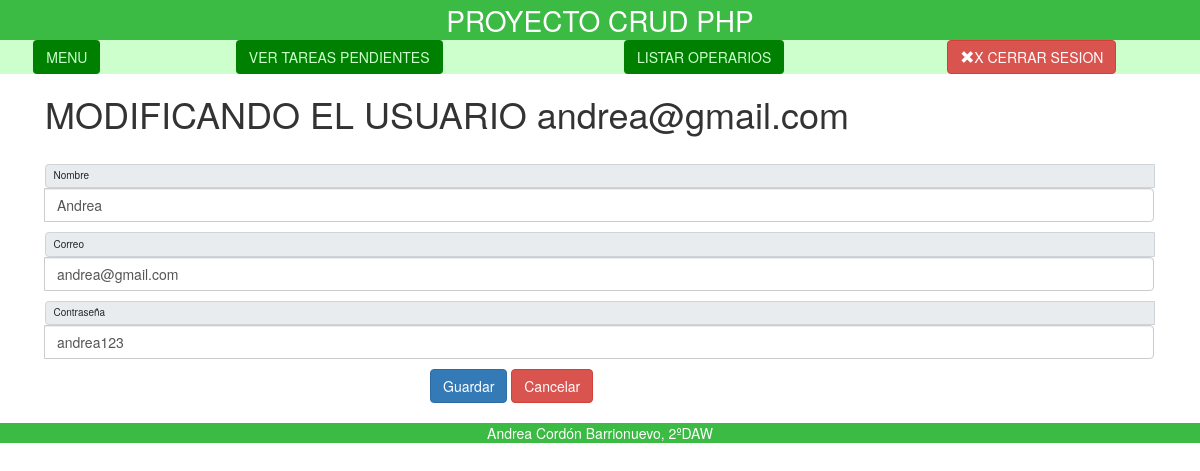
Page /controlador/editarUsu.php?correo=andrea@gmail.com on the committed database.
### tables this page shows
CREATE TABLE `usuario` (
  `id` int(10) NOT NULL,
  `nombre` varchar(50) NOT NULL,
  `correo` varchar(255) DEFAULT NULL,
  `contra` varchar(255) DEFAULT NULL,
  `nivel` varchar(10) DEFAULT NULL
);

### modelo/database.php (called while the page is built, shortened)
<?php
class Database {
    private static $dns = "mysql:host=localhost;dbname=proyecto1ev";
    private static $user = "root";
    private static $pass = "";
    private static $instance;
    public function __construct ()  {
       $this->db = new PDO(self::$dns,self::$user,self::$pass);
    }
    public static function getInstance(){
        if(!isset(self::$instance))
        {
            self::$instance=new $object;
        }
        return self::$instance;
    }
}
?>

### vista/editarUsuario.php (the view, shortened to what this page needs)
<!DOCTYPE html>
<html>
    <head>
        <link rel="stylesheet" href="">
        <link href="https://cdn.jsdelivr.net/npm/bootstrap@5.2.2/dist/css/bootstrap.min.css" rel="stylesheet">
        <link rel="stylesheet" href="bootstrap/css/bootstrap.min.css">
    </head>
    <body><?php
    include('../vista/layout/encabezado.php');
    include('layout/menuA.php');
    ?>
    <div class="container">
        <div class="centrar">
            <?php
            $correo=$_GET['correo'];
            echo '<h1>MODIFICANDO EL USUARIO '.$correo.' </h1>';
        if ($registro) {
        ?>
          <br>
          <form action="../controlador/editarUsu.php?correo=<?= $correo ?>" method="POST" >
        <div class="input-group">
            <span class="input-group-text">Nombre  </span>
                <input class="form-control" type="text" name="nombre" value="<?= $registro->nombre ?>">
        </div><?= VerError('nombre') ?> <p>
        <div class="input-group">
        <span class="input-group-text">Correo</span>
              <input class="form-control" type="text" name="correo" value="<?= $registro->correo ?>">
                </div><?= VerError('correo') ?> <p>
        <div class="input-group">
            <span class="input-group-text">Contraseña</span>
              <input class="form-control" type="text" name="contra" value="<?= $registro->contra ?>">
            </div><?= VerError('contra') ?> <p>
            <div class="col-md-6 col-md-offset-4">
              <button type="submit" class="btn btn-primary">
                Guardar
              </button>
              <a href="../vista/listarUsuarios.php" class="btn btn-danger"> Cancelar </a>
          </form>
          </div>
    </div></div>
    <?php
include('layout/pie.php');
    }
?>
    </body>
</html>

### rows in the picture
usuario: nombre "Andrea", correo "andrea@gmail.com", contra "andrea123"

### other values in the picture
$correo "andrea@gmail.com"
